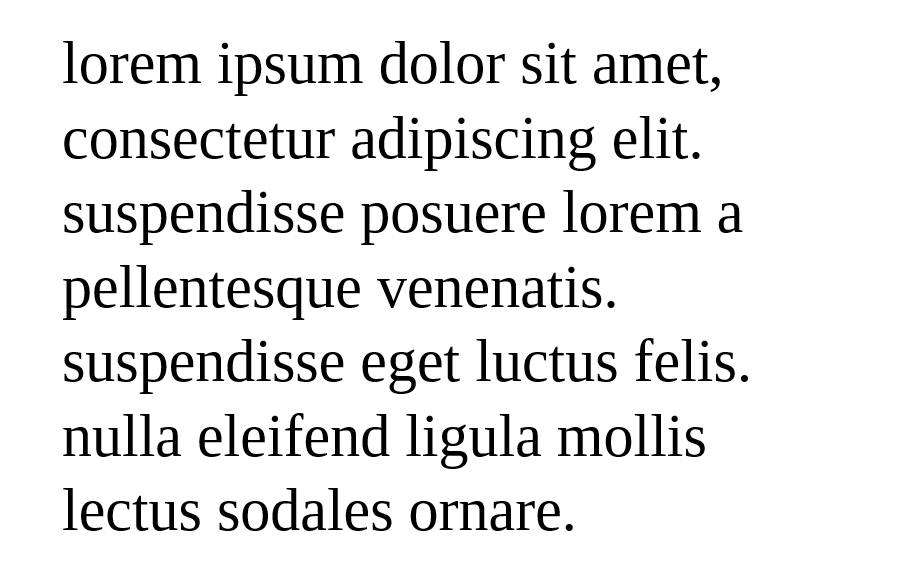
#> input picture LAB_09/CODE/zad2/serif.png, 901 x 584 px
$ python zad2_single_font.py
#> lines starting #> are read from the running program, lines starting #| are printed output that depends on the picture; after the words box and inside, x2 and y2 are one past the last pixel; in counts of white or black regions, pixels touching at a corner belong together
### LAB_09/CODE/zad2/angle.py
import numpy as np
import cv2
import math
from scipy import ndimage


def repair_image(filename):
#> called with filename = 'serif.png'
    img_before = cv2.imread(filename)
#> img_before is the input picture: shape (584, 901, 3); min 0, max 255, mean 232.9
    img_before = cv2.bitwise_not(img_before)
    # cv2.imshow("Before", img_before)
    # key = cv2.waitKey(0)
    img_gray = cv2.cvtColor(img_before, cv2.COLOR_BGR2GRAY)
    img_edges = cv2.Canny(img_gray, 100, 100, apertureSize=3)
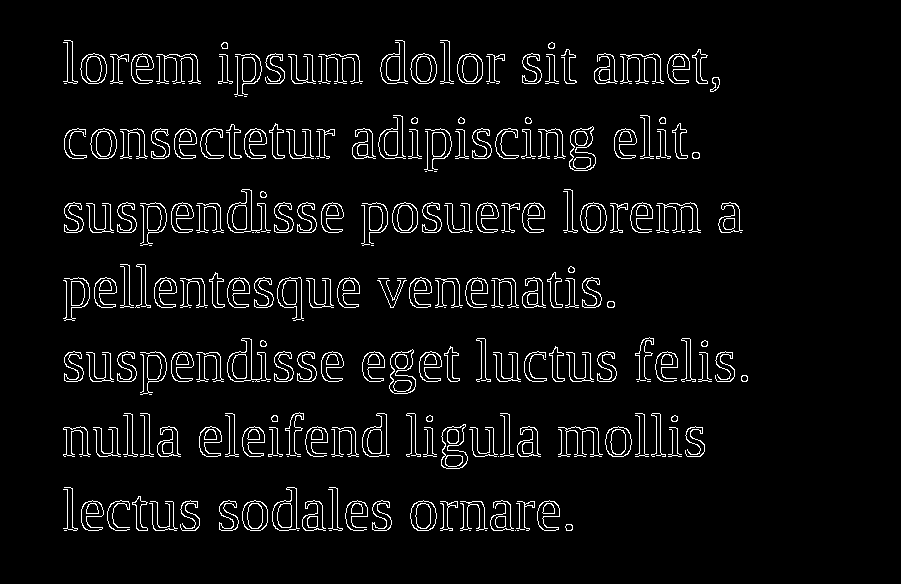
#> img_edges: shape (584, 901); 4.8% white in thin lines or dots, all inside (x1, y1, x2, y2) = (63, 40, 748, 531)
    lines = cv2.HoughLinesP(img_edges, 1, math.pi / 180.0, 100, minLineLength=20, maxLineGap=5)
#> lines = 157 rows, first 6: [111, 381, 131, 381], [140, 352, 160, 352], [678, 456, 700, 456], [68, 203, 92, 203], [111, 232, 131, 232], [479, 205, 519, 205]
    angles = []
    for [[x1, y1, x2, y2]] in lines:
        # cv2.line(img_before, (x1, y1), (x2, y2), (255, 0, 0), 3)
        angle = math.degrees(math.atan2(y2 - y1, x2 - x1))
        angles.append(angle)
#> this loop made 157 passes
#> after the loop, angles = 157 values, max 90 at index 129, min -90 at index 70, mean 0.578
    # cv2.imshow("Detected lines", img_before)
    # key = cv2.waitKey(0)
    median_angle = np.median(angles)
#> median_angle = 0
    print("Angle: " + str(median_angle))
#| Angle: 0.0
    if median_angle == 0:
        print("No need to rotate image")
        return filename
    print("Rotating image...")
    img_rotated = ndimage.rotate(img_before, median_angle)
    img_rotated = cv2.bitwise_not(img_rotated)

    arr = filename.split(".")
    rotated_filename = arr[0] + "_rotated.png"
    cv2.imwrite(rotated_filename, img_rotated)
    return rotated_filename

### LAB_09/CODE/zad2/zad2_single_font.py
import numpy as np
import PIL.Image
import PIL.ImageDraw
import scipy.sparse.linalg
from numpy.fft import fft2, ifft2
from PIL import Image, ImageOps, ImageFont
import matplotlib.pyplot as plt

from angle import repair_image

chars = "abcdefghijklmnopqrstuvwxyz0123456789.,?!"
special = {
    "z": 1,
    ".": 1,
    ",": 1,
    "?": 1,
    "!": 1
}


def load_letter(letter, font, font_height):
    letter_im = PIL.Image.new('L', (font.getsize(letter)[0], font_height), 0)
    letter_draw = PIL.ImageDraw.Draw(letter_im)
    letter_draw.text((0, 0), letter, font=font, fill=255)
    return np.asarray(letter_im)


def reduce_noise(data):
    height, width = data.shape
    u, s, vh = scipy.sparse.linalg.svds(scipy.sparse.linalg.aslinearoperator(np.array(data, dtype="float32")),
                                        k=min(height - int(height * 0.9) - 1, width - int(width * 0.9) - 1))
    return u @ np.diag(s) @ vh


def prepare_image_data(analyzed_image):
    image = Image.open(analyzed_image)
    image_grey = ImageOps.grayscale(image)
    image_invert = ImageOps.invert(image_grey)
    image_rotated = np.swapaxes(np.asarray(image_invert), 0, 1)
    image_rotated = reduce_noise(image_rotated)  # comment this line if you dont want to reduce noise
    return image, image_rotated


def fill_frame(image_loaded, start_x, start_y, x, y, pattern_width, pattern_height):
    if x == 0 or y == 0 or x == pattern_width - 1 or y == pattern_height - 1:
        image_loaded[start_x - x, start_y - y] = (255, 0, 0)


def do_overlap(l1, r1, l2, r2):
    # If one rectangle is on left side of other
    if l1[1] >= r2[1] or l2[1] >= r1[1]:
        return False
    # If one rectangle is above other
    if l2[0] >= r1[0] or l1[0] >= r2[0]:
        return False
    return True


def surface(l1, r1):
    width = r1[1] - l1[1]
    height = r1[0] - l1[0]
    return width * height


def check_better_new_letter(old_letter, new_letter, font, font_height):
    old_letter_array = load_letter(old_letter, font, font_height)
    old_letter_similar = np.argwhere(old_letter_array > 0)
    new_letter_array = load_letter(new_letter, font, font_height)
    new_letter_similar = np.argwhere(new_letter_array > 0)
    return len(new_letter_similar) > len(old_letter_similar)


def find_height_levels(considerable_matches):
    height_levels = []
    for match in considerable_matches:
        if match[0][0] not in height_levels:
            height_levels.append(match[0][0])
    return height_levels


def reduce_height_levels(detected_height_levels, serif_font_height):
    height_levels = [detected_height_levels[0]]
    for i in range(1, len(detected_height_levels)):
        if detected_height_levels[i] - height_levels[-1] <= serif_font_height / 2:
            height_levels[-1] = detected_height_levels[i]
        else:
            height_levels.append(detected_height_levels[i])
    return height_levels


def change_letters_levels(height_levels, considerable_matches):
    for i, match in enumerate(considerable_matches):
        best_height = height_levels[find_closest(match[0][0], height_levels)]
        if best_height != match[0][0]:
            new_match = ((best_height, match[0][1]), match[1], match[2], match[3])
            considerable_matches[i] = new_match


def find_closest(value, heights):
    best = abs(value - heights[0])
    index = 0
    for i in range(1, len(heights)):
        possible = abs(value - heights[i])
        if possible < best:
            best = possible
            index = i
    return index


def show_image_with_patterns(image):
    fig, ax = plt.subplots(1, 1)
    ax.imshow(image)
    ax.set_title("Wzorzec nałożone na obraz")
    plt.show()


def image_pattern_solution(analyzed_image, fontname, coefficient, fill_strategy, size):
    font = ImageFont.truetype("fonts/" + fontname, size)
    space_width = font.getsize(" ")[0] * 0.9
    font_height = font.getsize(chars)[1]
    image, image_rotated = prepare_image_data(analyzed_image)
#> in prepare_image_data, `image_rotated = np.swapaxes(np.asarray(image_invert), 0, 1)`:
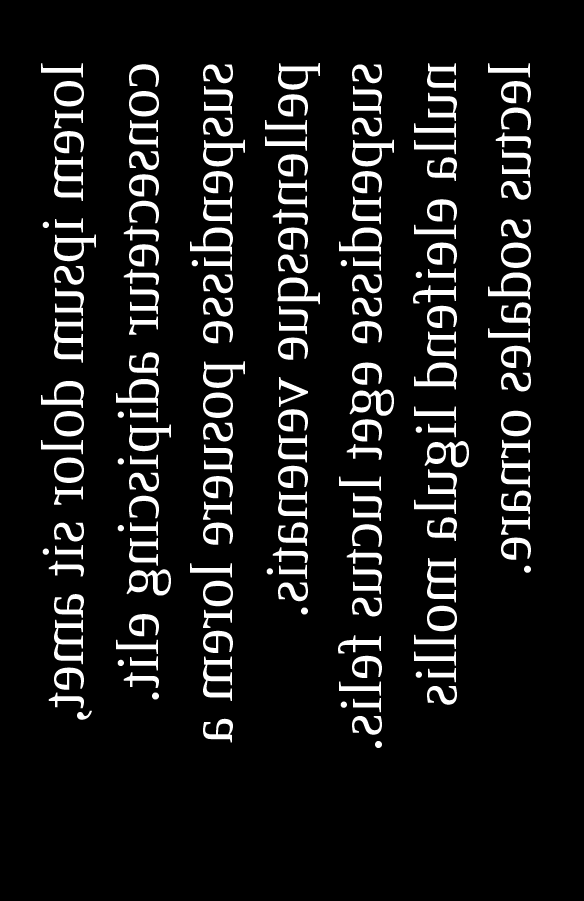
#> image_rotated: shape (901, 584); min 0, max 255, mean 22.1
#> in reduce_noise, `u, s, vh = scipy.sparse.linalg.svds(scipy.sparse.linalg.aslinearoperat..`:
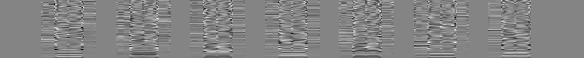
#> vh: shape (58, 584) float32; min -0.311, max 0.289, mean -0.000253; drawn with min black and max white
#> in reduce_noise, `u, s, vh = scipy.sparse.linalg.svds(scipy.sparse.linalg.aslinearoperat..`: s = 58 values from 1765.7 to 33128.7
#> in reduce_noise, `return u @ np.diag(s) @ vh`:
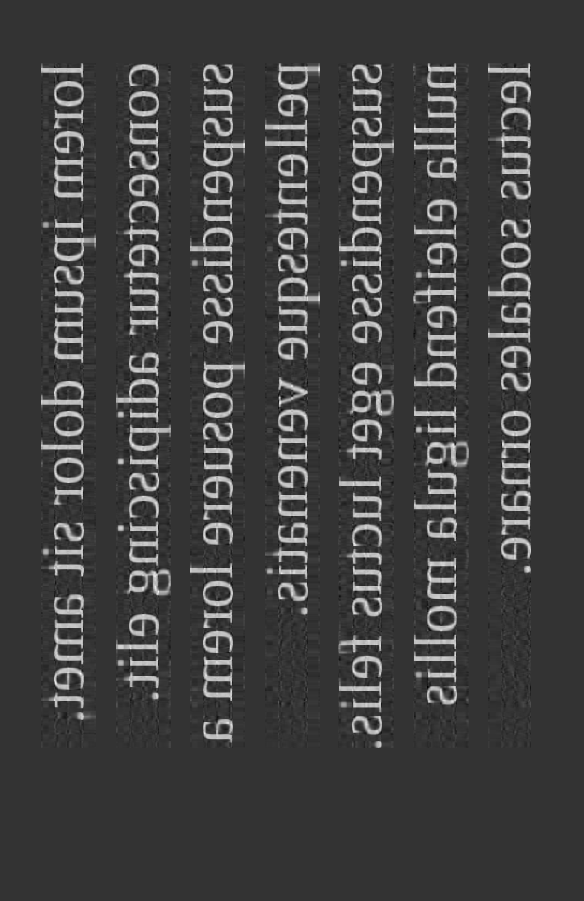
#> returned value: shape (901, 584) float32; min -93.72, max 366.5, mean 22.1; drawn with min black and max white
    all_matches = []
    for letter in chars:
        print("Checking char " + letter + " from font " + fontname)
        letter_array = load_letter(letter, font, font_height)
        # cannot delete columns filled with zeros because better to leave it
        # letter_array = letter_array[:, ~np.all(letter_array == 0, axis=0)]
        # cannot delete rows filled with zeros because all letters has to have the same height
        # letter_array = letter_array[~np.all(letter_array == 0, axis=1)]
        pattern_height, pattern_width = letter_array.shape
        pattern_rotated = np.swapaxes(np.asarray(letter_array), 0, 1)
        c = np.real(ifft2(fft2(image_rotated) * fft2(np.rot90(pattern_rotated, k=2), s=image.size)))
        maxi = np.max(c)
        possible_coefficient = special.get(letter, -1)
        if possible_coefficient != -1:
            coefficient = possible_coefficient
        filter_value = coefficient * maxi
        matches = np.argwhere(c >= filter_value)
        for start_x, start_y in matches:
            ratio = c[start_x, start_y] / maxi
            if start_y - pattern_height > 0 and start_x - pattern_width > 0:
                # ((y_start, x_start), (height, width), ratio, letter)
                all_matches.append(((start_y, start_x), letter_array.shape, ratio, letter))
#> this loop made 40 passes
#> (maxi, filter_value) on passes 1 to 12: (17332645.2, 16292686.5), (20202335.9, 18990195.8), (14907017.4, 14012596.4), (19242983.4, 18088404.4), (17442426.3, 16395880.7), (15571595.9, 14637300.1), (20130533.3, 18922701.3), (17953450.4, 16876243.4), (11435851, 10749700), (13716661.2, 12893661.5), (20811895.1, 19563181.4), (13231014.6, 12437153.8)
#> (maxi, filter_value, matches) on passes 26 to 31: (12701337.2, 12701337.2, [[471, 469]]), (17124828.9, 17124828.9, [[257, 392]]), (16577007.9, 16577007.9, [[266, 393]]), (15352271.7, 15352271.7, [[173, 259]]), (15628299, 15628299, [[392, 466]]), (19539411.9, 19539411.9, [[305, 542]])
#> pass 1, in image_pattern_solution, `c = np.real(ifft2(fft2(image_rotated) * fft2(np.rot90(pattern_rotated,..`:
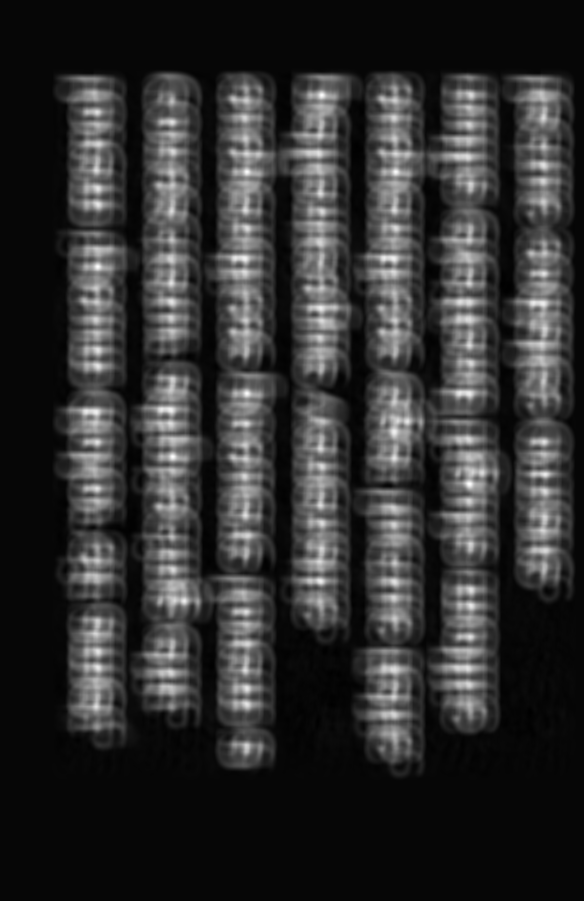
#> c: shape (901, 584) float64; min -472925.8, max 17332645.2, mean 2903558.2; drawn with min black and max white
#> after the loop:
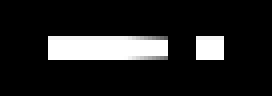
#> pattern_rotated: shape (24, 68) (shown 4 times larger); min 0, max 255, mean 33.4
#> after the loop, all_matches = 1236 items
    all_matches.sort(key=lambda tup: tup[2], reverse=True)
    considerable_matches = []
    for i in range(len(all_matches)):
        ok = True
        r1 = all_matches[i][0]
        l1 = (r1[0] - all_matches[i][1][0] + 1, r1[1] - all_matches[i][1][1] + 1)
        for j in range(len(considerable_matches)):
            r2 = considerable_matches[j][0]
            l2 = (r2[0] - considerable_matches[j][1][0] + 1, r2[1] - considerable_matches[j][1][1] + 1)
            if do_overlap(l1, r1, l2, r2):
                common_surface = surface((max(l1[0], l2[0]), max(l1[1], l2[1])), (min(r1[0], r2[0]), min(r1[1], r2[1])))
                rect1_surface = surface(l1, r1)
                rect2_surface = surface(l2, r2)
                total_surface = rect1_surface + rect2_surface - common_surface
                ratio = common_surface / total_surface
                if ratio > 0.1:
                    if all_matches[i][2] == considerable_matches[j][2]:
                        if check_better_new_letter(considerable_matches[j][3], all_matches[i][3], font, font_height):
                            considerable_matches[j] = all_matches[i]
                    ok = False
                    break
        if ok:
            considerable_matches.append(all_matches[i])
#> this loop made 1236 passes
#> (r1, l1) on passes 9 to 11: ((98, 410), (31, 394)), ((85, 410), (18, 394)), ((97, 428), (30, 394))
#> after the loop, considerable_matches = 55 items
    detected_height_levels = find_height_levels(considerable_matches)
#> in find_height_levels, `height_levels = []`: height_levels = []
#> the loop in find_height_levels, `for match in considerable_matches:` made 55 passes
#> match on passes 1 to 12: ((469, 483), (68, 37), 1, 'a'), ((541, 342), (68, 58), 1, 'm'), ((173, 409), (68, 49), 1, 'w'), ((96, 411), (68, 38), 1, 'd'), ((543, 379), (68, 37), 1, 'e'), ((470, 305), (68, 23), 1, 'f'), ((321, 309), (68, 38), 1, 'g'), ((545, 474), (68, 38), 1, 'h'), ((245, 259), (68, 37), 1, 'o'), ((259, 173), (68, 38), 1, '2'), ((183, 597), (68, 31), 1, 's'), ((318, 410), (68, 36), 1, 'y')
#> after the loop in find_height_levels, `for match in considerable_matches:`: height_levels = 40 values, max 545 at index 7, min 84 at index 18, mean 324.1
#> detected_height_levels has the same summary as height_levels in find_height_levels
    detected_height_levels.sort()
    height_levels = reduce_height_levels(detected_height_levels, font_height)
#> in reduce_height_levels, `height_levels = [detected_height_levels[0]]`: height_levels = [84]
#> the loop in reduce_height_levels, `for i in range(1, len(detected_height_levels)):` made 39 passes
#> after the loop in reduce_height_levels, `for i in range(1, len(detected_height_levels)):`: height_levels = [99, 183, 259, 322, 406, 483, 545]
#> height_levels = [99, 183, 259, 322, 406, 483, 545]
    change_letters_levels(height_levels, considerable_matches)
#> the loop in change_letters_levels, `for i, match in enumerate(considerable_matches):` made 55 passes
    considerable_matches.sort(key=lambda tup: tup[0][1] - tup[1][1])  # x sort
    considerable_matches.sort(key=lambda tup: tup[0][0] - tup[1][0])  # y sort
    print()
    chars_occur = {}
    for letter in chars:
        chars_occur[letter] = 0
    for i in range(len(considerable_matches)):
        current_char = considerable_matches[i][3]
        occurs = chars_occur.get(current_char, -1)
        chars_occur[current_char] = occurs + 1
#> this loop made 55 passes
    for letter, occurs in chars_occur.items():
        print(letter, ":", occurs)
#> this loop made 40 passes
#> (letter, occurs) on passes 1 to 12: ('a', 2), ('b', 0), ('c', 0), ('d', 1), ('e', 8), ('f', 1), ('g', 1), ('h', 1), ('i', 0), ('j', 0), ('k', 0), ('l', 11)
#| a : 2
#| b : 0
#| c : 0
#| d : 1
#| e : 8
#| f : 1
#| g : 1
#| h : 1
#> (further printed lines are left out)
    print()
    image_loaded = image.load()
    for i in range(len(considerable_matches)):
        current_char = considerable_matches[i][3]
        start_y, start_x = considerable_matches[i][0]
        pattern_height, pattern_width = considerable_matches[i][1]
        for x in range(pattern_width):
            for y in range(pattern_height):
                fill_strategy(image_loaded, start_x, start_y, x, y, pattern_width, pattern_height)
        if considerable_matches[i][0][0] - considerable_matches[i - 1][0][0] > font_height / 2:
            print("")
        space_between_chars = (considerable_matches[i][0][1] - considerable_matches[i][1][1]) - \
                              considerable_matches[i - 1][0][1]
        if space_between_chars > space_width:
            step = space_width
            while space_between_chars > step:
                print(" ", end="")
                step += space_width
        print(current_char, end="")
    print()
    show_image_with_patterns(image)
#> in show_image_with_patterns, `plt.show()`:
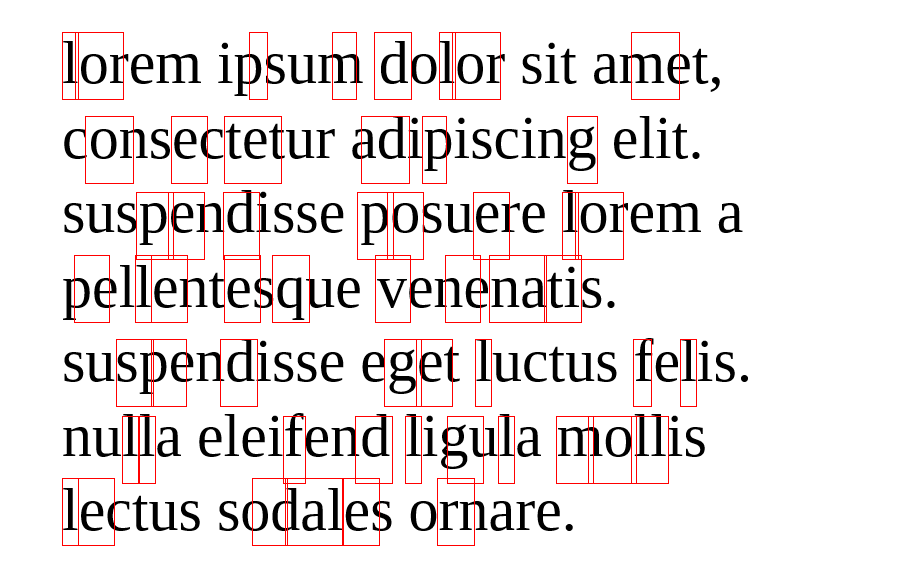
#> shown: shape (584, 901, 4); mean R, G, B, A 233.2, 228, 228, 255


image_name = "serif.png"
font_name = "LiberationSerif-Regular.ttf"
# image_name = "sans2.png"
# font_name = "LiberationSans-Regular.ttf"
start_size = 60
image_pattern_solution(repair_image(image_name), font_name, 0.94, fill_frame, start_size)
